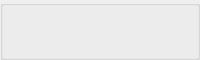
                           <widget class="QGroupBox" name="groupBox_8">
                            <property name="maximumSize">
                             <size>
                              <width>16777215</width>
                              <height>60</height>
                             </size>
                            </property>
                            <property name="title">
                             <string/>
                            </property>
                            <layout class="QHBoxLayout" name="horizontalLayout_27">
                             <property name="leftMargin">
                              <number>0</number>
                             </property>
                             <property name="topMargin">
                              <number>0</number>
                             </property>
                             <property name="rightMargin">
                              <number>0</number>
                             </property>
                             <property name="bottomMargin">
                              <number>0</number>
                             </property>
                             <item>
                              <widget class="QPushButton" name="scaleSceneBtn">
                               <property name="minimumSize">
                                <size>
                                 <width>25</width>
                                 <height>25</height>
                                </size>
                               </property>
                               <property name="maximumSize">
                                <size>
                                 <width>50</width>
                                 <height>50</height>
                                </size>
                               </property>
                               <property name="toolTip">
                                <string>&lt;html&gt;&lt;head/&gt;&lt;body&gt;&lt;p&gt;Zoom Scene:&lt;/p&gt;&lt;p&gt;Click and Drag the mouse to resize the whole scene,&lt;/p&gt;&lt;p&gt;can be used to implement a zoom effect!&lt;/p&gt;&lt;/body&gt;&lt;/html&gt;</string>
                               </property>
                               <property name="styleSheet">
                                <string notr="true">QPushButton {
    qproperty-icon: url(&quot; &quot;); /* empty image */
    qproperty-iconSize: 16px 16px; /* space for the background image */
    image: url(:/resources/scale_camera_00001.png);
    width: 50px;
    height: 50px;
    background-repeat: no-repeat;
	border: 0px solid #5A5A5A;
}
QPushButton:hover{
    image: url(:/resources/scale_camera_00002.png);
    background-repeat: no-repeat;
	background-color: rgb(25, 25, 25)
}
QPushButton:pressed{
    image: url(:/resources/scale_camera_00003.png);
    background-repeat: no-repeat;
}
</string>
                               </property>
                               <property name="text">
                                <string/>
                               </property>
                              </widget>
                             </item>
                             <item>
                              <widget class="QPushButton" name="moveSceneBtn">
                               <property name="minimumSize">
                                <size>
                                 <width>25</width>
                                 <height>25</height>
                                </size>
                               </property>
                               <property name="maximumSize">
                                <size>
                                 <width>50</width>
                                 <height>50</height>
                                </size>
                               </property>
                               <property name="toolTip">
                                <string>&lt;html&gt;&lt;head/&gt;&lt;body&gt;&lt;p&gt;Move Scene:&lt;/p&gt;&lt;p&gt;Click &amp;amp; Drag with your mouse to move the whole scene,&lt;/p&gt;&lt;p&gt;This can be used to easily implement a camera Pan or shake effect in your animation!&lt;/p&gt;&lt;/body&gt;&lt;/html&gt;</string>
                               </property>
                               <property name="styleSheet">
                                <string notr="true">QPushButton {
    qproperty-icon: url(&quot; &quot;); /* empty image */
    qproperty-iconSize: 16px 16px; /* space for the background image */
    image: url(:/resources/move_camera_00001.png);
    width: 50px;
    height: 50px;
    background-repeat: no-repeat;
	border: 0px solid #5A5A5A;
}
QPushButton:hover{
    image: url(:/resources/move_camera_00002.png);
    background-repeat: no-repeat;
	background-color: rgb(25, 25, 25)
}
QPushButton:pressed{
    image: url(:/resources/move_camera_00003.png);
    background-repeat: no-repeat;
}
</string>
                               </property>
                               <property name="text">
                                <string/>
                               </property>
                              </widget>
                             </item>
                             <item>
                              <widget class="QPushButton" name="rotateSceneBtn">
                               <property name="minimumSize">
                                <size>
                                 <width>25</width>
                                 <height>25</height>
                                </size>
                               </property>
                               <property name="maximumSize">
                                <size>
                                 <width>50</width>
                                 <height>50</height>
                                </size>
                               </property>
                               <property name="toolTip">
                                <string>&lt;html&gt;&lt;head/&gt;&lt;body&gt;&lt;p&gt;Rotate Scene:&lt;/p&gt;&lt;p&gt;Click and Drag the mouse to rotate the whole scene,&lt;/p&gt;&lt;p&gt;can be used to implement a camera rotation effect!&lt;/p&gt;&lt;/body&gt;&lt;/html&gt;</string>
                               </property>
                               <property name="styleSheet">
                                <string notr="true">QPushButton {
    qproperty-icon: url(&quot; &quot;); /* empty image */
    qproperty-iconSize: 16px 16px; /* space for the background image */
    image: url(:/resources/rotate_camera_00001.png);
    width: 50px;
    height: 50px;
    background-repeat: no-repeat;
	border: 0px solid #5A5A5A;
}
QPushButton:hover{
    image: url(:/resources/rotate_camera_00002.png);
    background-repeat: no-repeat;
	background-color: rgb(25, 25, 25)
}
QPushButton:pressed{
    image: url(:/resources/rotate_camera_00003.png);
    background-repeat: no-repeat;
}
</string>
                               </property>
                               <property name="text">
                                <string/>
                               </property>
                              </widget>
                             </item>
                            </layout>
                           </widget>
